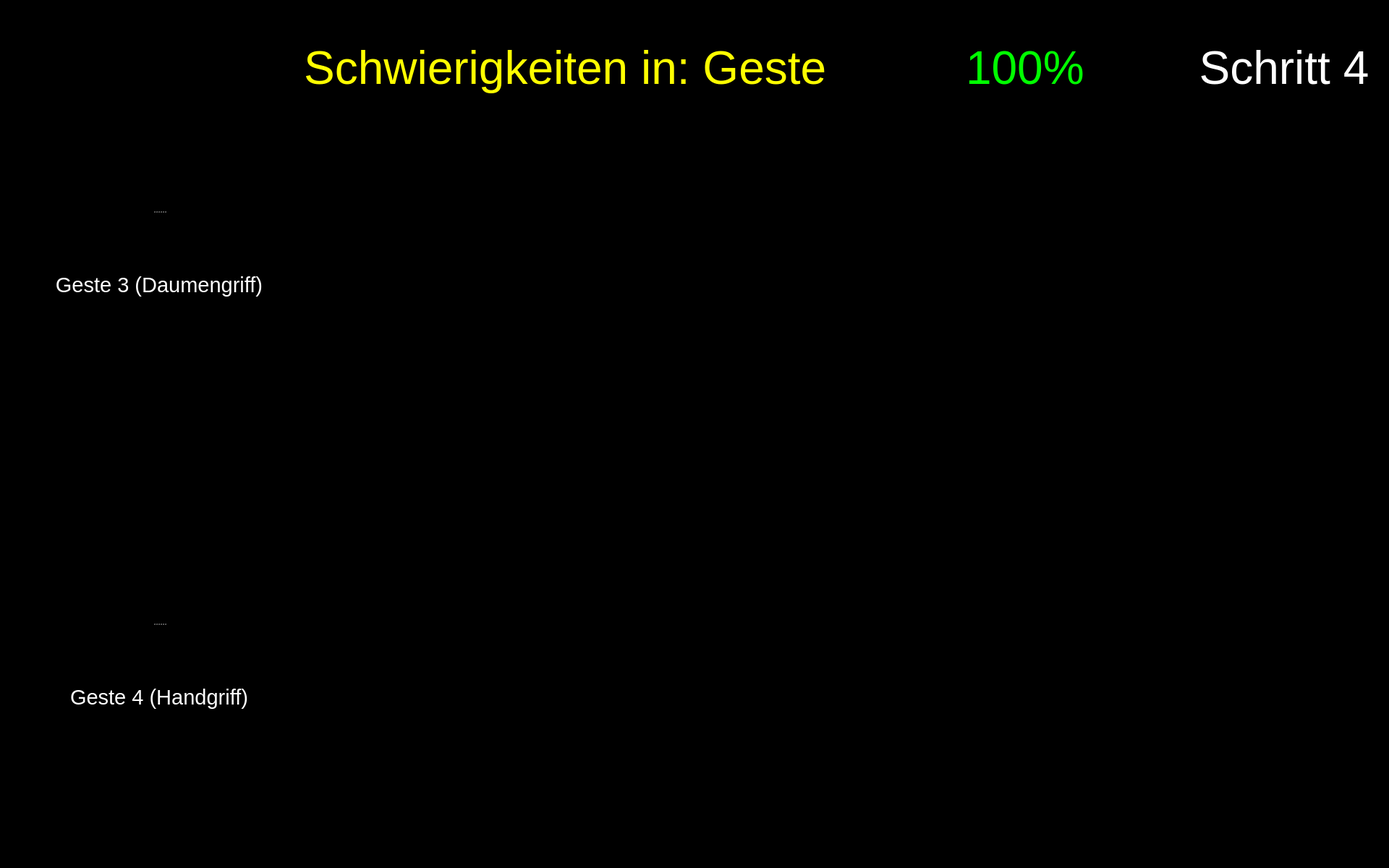
<?xml version="1.0" encoding="UTF-8"?>
<ui version="4.0">
 <class>Form</class>
 <widget class="QWidget" name="Form">
  <property name="geometry">
   <rect>
    <x>0</x>
    <y>0</y>
    <width>1920</width>
    <height>1200</height>
   </rect>
  </property>
  <property name="maximumSize">
   <size>
    <width>1920</width>
    <height>1200</height>
   </size>
  </property>
  <property name="windowTitle">
   <string>Form</string>
  </property>
  <property name="styleSheet">
   <string notr="true">background-color: rgb(0, 0, 0);</string>
  </property>
  <widget class="QPushButton" name="button_nav_left">
   <property name="enabled">
    <bool>true</bool>
   </property>
   <property name="geometry">
    <rect>
     <x>800</x>
     <y>560</y>
     <width>150</width>
     <height>150</height>
    </rect>
   </property>
   <property name="minimumSize">
    <size>
     <width>81</width>
     <height>81</height>
    </size>
   </property>
   <property name="maximumSize">
    <size>
     <width>150</width>
     <height>150</height>
    </size>
   </property>
   <property name="cursor">
    <cursorShape>OpenHandCursor</cursorShape>
   </property>
   <property name="focusPolicy">
    <enum>Qt::WheelFocus</enum>
   </property>
   <property name="contextMenuPolicy">
    <enum>Qt::DefaultContextMenu</enum>
   </property>
   <property name="layoutDirection">
    <enum>Qt::LeftToRight</enum>
   </property>
   <property name="autoFillBackground">
    <bool>false</bool>
   </property>
   <property name="styleSheet">
    <string notr="true"/>
   </property>
   <property name="icon">
    <iconset resource="resources/res.qrc">
     <normaloff>:/buttons/Button Left.svg</normaloff>:/buttons/Button Left.svg</iconset>
   </property>
   <property name="iconSize">
    <size>
     <width>144</width>
     <height>144</height>
    </size>
   </property>
   <property name="autoDefault">
    <bool>false</bool>
   </property>
   <property name="default">
    <bool>false</bool>
   </property>
   <property name="flat">
    <bool>true</bool>
   </property>
  </widget>
  <widget class="QPushButton" name="button_nav_right">
   <property name="enabled">
    <bool>true</bool>
   </property>
   <property name="geometry">
    <rect>
     <x>960</x>
     <y>560</y>
     <width>150</width>
     <height>150</height>
    </rect>
   </property>
   <property name="minimumSize">
    <size>
     <width>81</width>
     <height>81</height>
    </size>
   </property>
   <property name="maximumSize">
    <size>
     <width>150</width>
     <height>150</height>
    </size>
   </property>
   <property name="cursor">
    <cursorShape>OpenHandCursor</cursorShape>
   </property>
   <property name="focusPolicy">
    <enum>Qt::WheelFocus</enum>
   </property>
   <property name="contextMenuPolicy">
    <enum>Qt::DefaultContextMenu</enum>
   </property>
   <property name="layoutDirection">
    <enum>Qt::LeftToRight</enum>
   </property>
   <property name="autoFillBackground">
    <bool>false</bool>
   </property>
   <property name="styleSheet">
    <string notr="true"/>
   </property>
   <property name="icon">
    <iconset resource="resources/res.qrc">
     <normaloff>:/buttons/Button Right.svg</normaloff>:/buttons/Button Right.svg</iconset>
   </property>
   <property name="iconSize">
    <size>
     <width>144</width>
     <height>144</height>
    </size>
   </property>
   <property name="autoDefault">
    <bool>false</bool>
   </property>
   <property name="default">
    <bool>false</bool>
   </property>
   <property name="flat">
    <bool>true</bool>
   </property>
  </widget>
  <widget class="QWidget" name="widget_score" native="true">
   <property name="geometry">
    <rect>
     <x>1180</x>
     <y>20</y>
     <width>450</width>
     <height>150</height>
    </rect>
   </property>
   <widget class="QWidget" name="horizontalLayoutWidget_2">
    <property name="geometry">
     <rect>
      <x>-1</x>
      <y>-1</y>
      <width>451</width>
      <height>152</height>
     </rect>
    </property>
    <layout class="QHBoxLayout" name="horizontalLayout_2">
     <item>
      <widget class="QLabel" name="score_flag">
       <property name="enabled">
        <bool>true</bool>
       </property>
       <property name="sizePolicy">
        <sizepolicy hsizetype="Preferred" vsizetype="Preferred">
         <horstretch>0</horstretch>
         <verstretch>0</verstretch>
        </sizepolicy>
       </property>
       <property name="maximumSize">
        <size>
         <width>150</width>
         <height>150</height>
        </size>
       </property>
       <property name="text">
        <string/>
       </property>
       <property name="pixmap">
        <pixmap resource="resources/res.qrc">:/img/Score Flag.svg</pixmap>
       </property>
      </widget>
     </item>
     <item>
      <widget class="QLabel" name="label_text_score">
       <property name="font">
        <font>
         <pointsize>48</pointsize>
        </font>
       </property>
       <property name="styleSheet">
        <string notr="true">color: rgb(0, 255, 0);</string>
       </property>
       <property name="text">
        <string>&lt;html&gt;&lt;head/&gt;&lt;body&gt;&lt;p&gt;&lt;span style=&quot; color:#00ff00;&quot;&gt;100%&lt;/span&gt;&lt;/p&gt;&lt;/body&gt;&lt;/html&gt;</string>
       </property>
       <property name="alignment">
        <set>Qt::AlignLeading|Qt::AlignLeft|Qt::AlignVCenter</set>
       </property>
       <property name="wordWrap">
        <bool>true</bool>
       </property>
      </widget>
     </item>
    </layout>
   </widget>
  </widget>
  <widget class="QLabel" name="label_text_step">
   <property name="geometry">
    <rect>
     <x>1650</x>
     <y>20</y>
     <width>250</width>
     <height>150</height>
    </rect>
   </property>
   <property name="font">
    <font>
     <family>Arial</family>
     <pointsize>48</pointsize>
     <weight>9</weight>
     <italic>false</italic>
     <bold>false</bold>
    </font>
   </property>
   <property name="styleSheet">
    <string notr="true">font: 75 48pt &quot;Arial&quot;;
color: rgb(255, 255, 255);</string>
   </property>
   <property name="text">
    <string>Schritt 4</string>
   </property>
   <property name="textFormat">
    <enum>Qt::RichText</enum>
   </property>
   <property name="alignment">
    <set>Qt::AlignCenter</set>
   </property>
   <property name="wordWrap">
    <bool>true</bool>
   </property>
  </widget>
  <widget class="QPushButton" name="button_exit">
   <property name="enabled">
    <bool>true</bool>
   </property>
   <property name="geometry">
    <rect>
     <x>1760</x>
     <y>1040</y>
     <width>150</width>
     <height>150</height>
    </rect>
   </property>
   <property name="minimumSize">
    <size>
     <width>81</width>
     <height>81</height>
    </size>
   </property>
   <property name="maximumSize">
    <size>
     <width>150</width>
     <height>150</height>
    </size>
   </property>
   <property name="cursor">
    <cursorShape>OpenHandCursor</cursorShape>
   </property>
   <property name="focusPolicy">
    <enum>Qt::WheelFocus</enum>
   </property>
   <property name="contextMenuPolicy">
    <enum>Qt::DefaultContextMenu</enum>
   </property>
   <property name="icon">
    <iconset resource="resources/res.qrc">
     <normaloff>:/buttons/Button Exit.svg</normaloff>:/buttons/Button Exit.svg</iconset>
   </property>
   <property name="iconSize">
    <size>
     <width>144</width>
     <height>144</height>
    </size>
   </property>
   <property name="autoDefault">
    <bool>false</bool>
   </property>
   <property name="default">
    <bool>false</bool>
   </property>
   <property name="flat">
    <bool>true</bool>
   </property>
  </widget>
  <widget class="QLabel" name="label_plot_2">
   <property name="geometry">
    <rect>
     <x>490</x>
     <y>760</y>
     <width>850</width>
     <height>340</height>
    </rect>
   </property>
   <property name="maximumSize">
    <size>
     <width>1200</width>
     <height>480</height>
    </size>
   </property>
   <property name="font">
    <font>
     <pointsize>48</pointsize>
    </font>
   </property>
   <property name="styleSheet">
    <string notr="true">color: rgb(255, 255, 255);</string>
   </property>
   <property name="text">
    <string/>
   </property>
   <property name="scaledContents">
    <bool>true</bool>
   </property>
  </widget>
  <widget class="QLabel" name="icon_expert_2">
   <property name="enabled">
    <bool>true</bool>
   </property>
   <property name="geometry">
    <rect>
     <x>490</x>
     <y>810</y>
     <width>100</width>
     <height>100</height>
    </rect>
   </property>
   <property name="sizePolicy">
    <sizepolicy hsizetype="Preferred" vsizetype="Preferred">
     <horstretch>0</horstretch>
     <verstretch>0</verstretch>
    </sizepolicy>
   </property>
   <property name="maximumSize">
    <size>
     <width>100</width>
     <height>100</height>
    </size>
   </property>
   <property name="text">
    <string/>
   </property>
   <property name="pixmap">
    <pixmap resource="resources/res.qrc">:/img/Icon Expert.png</pixmap>
   </property>
   <property name="scaledContents">
    <bool>true</bool>
   </property>
  </widget>
  <widget class="QLabel" name="icon_reaction_2">
   <property name="enabled">
    <bool>true</bool>
   </property>
   <property name="geometry">
    <rect>
     <x>1400</x>
     <y>820</y>
     <width>200</width>
     <height>200</height>
    </rect>
   </property>
   <property name="sizePolicy">
    <sizepolicy hsizetype="Preferred" vsizetype="Preferred">
     <horstretch>0</horstretch>
     <verstretch>0</verstretch>
    </sizepolicy>
   </property>
   <property name="maximumSize">
    <size>
     <width>200</width>
     <height>200</height>
    </size>
   </property>
   <property name="text">
    <string/>
   </property>
   <property name="scaledContents">
    <bool>true</bool>
   </property>
  </widget>
  <widget class="QLabel" name="label_plot_1">
   <property name="geometry">
    <rect>
     <x>490</x>
     <y>180</y>
     <width>850</width>
     <height>340</height>
    </rect>
   </property>
   <property name="maximumSize">
    <size>
     <width>1200</width>
     <height>480</height>
    </size>
   </property>
   <property name="font">
    <font>
     <pointsize>48</pointsize>
    </font>
   </property>
   <property name="styleSheet">
    <string notr="true">color: rgb(255, 255, 255);</string>
   </property>
   <property name="text">
    <string/>
   </property>
   <property name="scaledContents">
    <bool>true</bool>
   </property>
  </widget>
  <widget class="QLabel" name="label_trouble">
   <property name="geometry">
    <rect>
     <x>260</x>
     <y>20</y>
     <width>900</width>
     <height>150</height>
    </rect>
   </property>
   <property name="font">
    <font>
     <family>Arial</family>
     <pointsize>48</pointsize>
     <weight>9</weight>
     <italic>false</italic>
     <bold>false</bold>
    </font>
   </property>
   <property name="styleSheet">
    <string notr="true">font: 75 48pt &quot;Arial&quot;;
color: rgb(255, 255, 0);</string>
   </property>
   <property name="text">
    <string>Schwierigkeiten in: Geste </string>
   </property>
   <property name="textFormat">
    <enum>Qt::RichText</enum>
   </property>
   <property name="alignment">
    <set>Qt::AlignRight|Qt::AlignTrailing|Qt::AlignVCenter</set>
   </property>
   <property name="wordWrap">
    <bool>true</bool>
   </property>
  </widget>
  <widget class="QLabel" name="icon_newbie_1">
   <property name="enabled">
    <bool>true</bool>
   </property>
   <property name="geometry">
    <rect>
     <x>490</x>
     <y>380</y>
     <width>100</width>
     <height>100</height>
    </rect>
   </property>
   <property name="sizePolicy">
    <sizepolicy hsizetype="Preferred" vsizetype="Preferred">
     <horstretch>0</horstretch>
     <verstretch>0</verstretch>
    </sizepolicy>
   </property>
   <property name="maximumSize">
    <size>
     <width>100</width>
     <height>100</height>
    </size>
   </property>
   <property name="text">
    <string/>
   </property>
   <property name="pixmap">
    <pixmap resource="resources/res.qrc">:/img/Icon User.png</pixmap>
   </property>
   <property name="scaledContents">
    <bool>true</bool>
   </property>
  </widget>
  <widget class="QLabel" name="image_step">
   <property name="geometry">
    <rect>
     <x>1650</x>
     <y>170</y>
     <width>250</width>
     <height>250</height>
    </rect>
   </property>
   <property name="font">
    <font>
     <pointsize>48</pointsize>
    </font>
   </property>
   <property name="styleSheet">
    <string notr="true">color: rgb(255, 255, 255);</string>
   </property>
   <property name="text">
    <string/>
   </property>
   <property name="pixmap">
    <pixmap resource="resources/res.qrc">:/detected steps/Detected Step4 Button.png</pixmap>
   </property>
   <property name="alignment">
    <set>Qt::AlignCenter</set>
   </property>
   <property name="wordWrap">
    <bool>true</bool>
   </property>
  </widget>
  <widget class="QLabel" name="icon_expert_1">
   <property name="enabled">
    <bool>true</bool>
   </property>
   <property name="geometry">
    <rect>
     <x>490</x>
     <y>220</y>
     <width>100</width>
     <height>100</height>
    </rect>
   </property>
   <property name="sizePolicy">
    <sizepolicy hsizetype="Preferred" vsizetype="Preferred">
     <horstretch>0</horstretch>
     <verstretch>0</verstretch>
    </sizepolicy>
   </property>
   <property name="maximumSize">
    <size>
     <width>100</width>
     <height>100</height>
    </size>
   </property>
   <property name="text">
    <string/>
   </property>
   <property name="pixmap">
    <pixmap resource="resources/res.qrc">:/img/Icon Expert.png</pixmap>
   </property>
   <property name="scaledContents">
    <bool>true</bool>
   </property>
  </widget>
  <widget class="QLabel" name="icon_newbie_2">
   <property name="enabled">
    <bool>true</bool>
   </property>
   <property name="geometry">
    <rect>
     <x>490</x>
     <y>960</y>
     <width>100</width>
     <height>100</height>
    </rect>
   </property>
   <property name="sizePolicy">
    <sizepolicy hsizetype="Preferred" vsizetype="Preferred">
     <horstretch>0</horstretch>
     <verstretch>0</verstretch>
    </sizepolicy>
   </property>
   <property name="maximumSize">
    <size>
     <width>100</width>
     <height>100</height>
    </size>
   </property>
   <property name="text">
    <string/>
   </property>
   <property name="pixmap">
    <pixmap resource="resources/res.qrc">:/img/Icon User.png</pixmap>
   </property>
   <property name="scaledContents">
    <bool>true</bool>
   </property>
  </widget>
  <widget class="QLabel" name="icon_reaction_1">
   <property name="enabled">
    <bool>true</bool>
   </property>
   <property name="geometry">
    <rect>
     <x>1400</x>
     <y>250</y>
     <width>200</width>
     <height>200</height>
    </rect>
   </property>
   <property name="sizePolicy">
    <sizepolicy hsizetype="Preferred" vsizetype="Preferred">
     <horstretch>0</horstretch>
     <verstretch>0</verstretch>
    </sizepolicy>
   </property>
   <property name="maximumSize">
    <size>
     <width>200</width>
     <height>200</height>
    </size>
   </property>
   <property name="text">
    <string/>
   </property>
   <property name="scaledContents">
    <bool>true</bool>
   </property>
  </widget>
  <widget class="QSplitter" name="splitter_6">
   <property name="geometry">
    <rect>
     <x>60</x>
     <y>780</y>
     <width>320</width>
     <height>282</height>
    </rect>
   </property>
   <property name="orientation">
    <enum>Qt::Vertical</enum>
   </property>
   <widget class="QLabel" name="image_required_5">
    <property name="maximumSize">
     <size>
      <width>320</width>
      <height>240</height>
     </size>
    </property>
    <property name="text">
     <string/>
    </property>
    <property name="pixmap">
     <pixmap resource="resources/res.qrc">:/img/step3_gesture4.png</pixmap>
    </property>
    <property name="scaledContents">
     <bool>true</bool>
    </property>
   </widget>
   <widget class="QLabel" name="text_required_5">
    <property name="font">
     <font>
      <family>Arial</family>
      <pointsize>22</pointsize>
      <weight>9</weight>
      <italic>false</italic>
      <bold>false</bold>
     </font>
    </property>
    <property name="styleSheet">
     <string notr="true">font: 75 22pt &quot;Arial&quot;;
color: rgb(255, 255, 255);</string>
    </property>
    <property name="text">
     <string>Geste 4 (Handgriff)</string>
    </property>
    <property name="textFormat">
     <enum>Qt::PlainText</enum>
    </property>
    <property name="alignment">
     <set>Qt::AlignCenter</set>
    </property>
    <property name="wordWrap">
     <bool>true</bool>
    </property>
   </widget>
  </widget>
  <widget class="QSplitter" name="splitter_5">
   <property name="geometry">
    <rect>
     <x>60</x>
     <y>210</y>
     <width>320</width>
     <height>282</height>
    </rect>
   </property>
   <property name="orientation">
    <enum>Qt::Vertical</enum>
   </property>
   <widget class="QLabel" name="image_required_4">
    <property name="maximumSize">
     <size>
      <width>320</width>
      <height>240</height>
     </size>
    </property>
    <property name="text">
     <string/>
    </property>
    <property name="pixmap">
     <pixmap resource="resources/res.qrc">:/img/step3_gesture3.png</pixmap>
    </property>
    <property name="scaledContents">
     <bool>true</bool>
    </property>
   </widget>
   <widget class="QLabel" name="text_required_4">
    <property name="font">
     <font>
      <family>Arial</family>
      <pointsize>22</pointsize>
      <weight>9</weight>
      <italic>false</italic>
      <bold>false</bold>
     </font>
    </property>
    <property name="styleSheet">
     <string notr="true">font: 75 22pt &quot;Arial&quot;;
color: rgb(255, 255, 255);</string>
    </property>
    <property name="text">
     <string>Geste 3 (Daumengriff)</string>
    </property>
    <property name="textFormat">
     <enum>Qt::PlainText</enum>
    </property>
    <property name="alignment">
     <set>Qt::AlignCenter</set>
    </property>
    <property name="wordWrap">
     <bool>true</bool>
    </property>
   </widget>
  </widget>
  <widget class="QLabel" name="no_sign_2">
   <property name="geometry">
    <rect>
     <x>60</x>
     <y>210</y>
     <width>80</width>
     <height>78</height>
    </rect>
   </property>
   <property name="maximumSize">
    <size>
     <width>80</width>
     <height>80</height>
    </size>
   </property>
   <property name="text">
    <string/>
   </property>
   <property name="pixmap">
    <pixmap resource="resources/res.qrc">:/img/No Sign.svg</pixmap>
   </property>
  </widget>
  <widget class="QLabel" name="no_sign_1">
   <property name="geometry">
    <rect>
     <x>60</x>
     <y>780</y>
     <width>80</width>
     <height>80</height>
    </rect>
   </property>
   <property name="maximumSize">
    <size>
     <width>80</width>
     <height>80</height>
    </size>
   </property>
   <property name="text">
    <string/>
   </property>
   <property name="pixmap">
    <pixmap resource="resources/res.qrc">:/img/No Sign.svg</pixmap>
   </property>
  </widget>
 </widget>
 <resources>
  <include location="resources/res.qrc"/>
  <include location="../en/resources/res.qrc"/>
 </resources>
 <connections/>
</ui>
